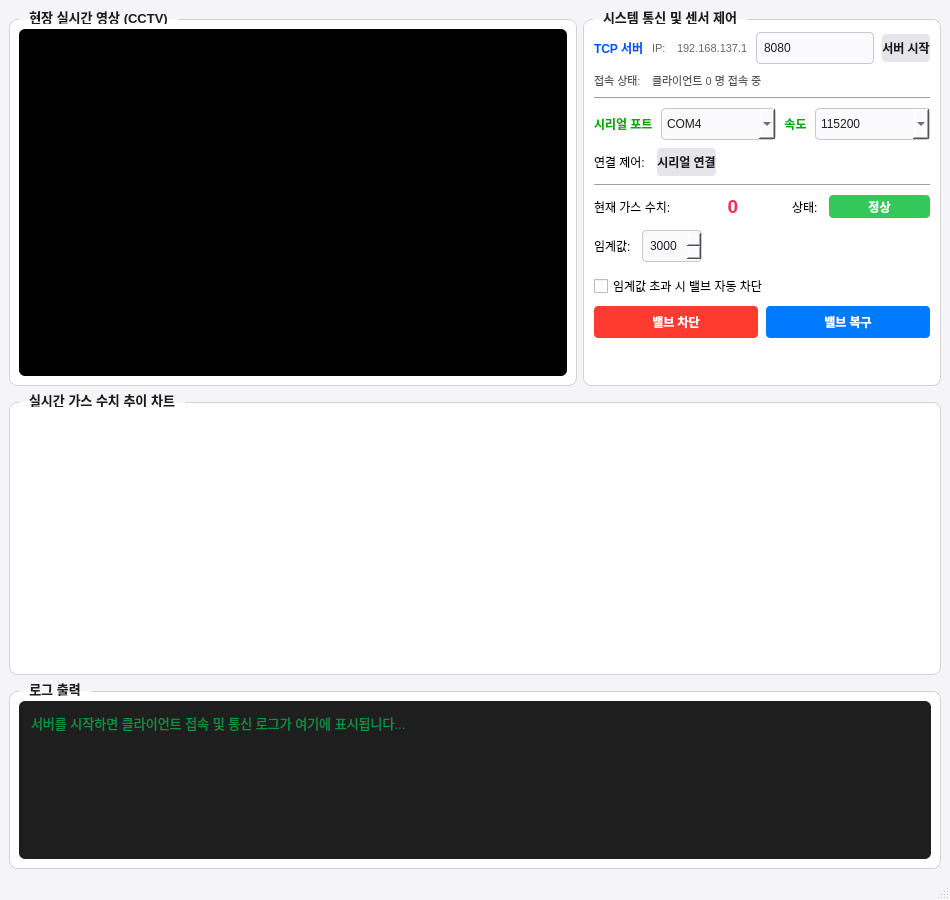
<?xml version="1.0" encoding="UTF-8"?>
<ui version="4.0">
 <class>MainWindow</class>
 <widget class="QMainWindow" name="MainWindow">
  <property name="geometry">
   <rect>
    <x>0</x>
    <y>0</y>
    <width>950</width>
    <height>900</height>
   </rect>
  </property>
  <property name="minimumSize">
   <size>
    <width>850</width>
    <height>800</height>
   </size>
  </property>
  <property name="windowTitle">
   <string>TcpMediaBridge - Server</string>
  </property>
  <property name="styleSheet">
   <string notr="true">/* 메인 배경 및 기본 폰트 설정 */
QMainWindow {
    background-color: #F5F5F7;
    font-family: &quot;Malgun Gothic&quot;, &quot;Segoe UI&quot;, sans-serif;
}

/* 그룹박스 헤더 및 테두리 스타일링 */
QGroupBox {
    font-weight: bold;
    font-size: 10pt;
    color: #1D1D1F;
    border: 1px solid #D2D2D7;
    border-radius: 8px;
    margin-top: 10px;
    background-color: #FFFFFF;
}

QGroupBox::title {
    subcontrol-origin: margin;
    subcontrol-position: top left;
    padding: 0 8px;
    left: 10px;
}

/* 입력 필드 공통 스타일 */
QLineEdit, QComboBox, QSpinBox {
    border: 1px solid #C7C7CC;
    border-radius: 4px;
    padding: 2px 5px;
    background-color: #FAFAFC;
    color: #1D1D1F;
}

QLineEdit:focus, QComboBox:focus, QSpinBox:focus {
    border: 1px solid #007AFF;
    background-color: #FFFFFF;
}

/* 버튼 일반 기본 스타일 */
QPushButton {
    background-color: #E5E5EA;
    border: none;
    border-radius: 4px;
    color: #1D1D1F;
    font-weight: bold;
}

QPushButton:hover {
    background-color: #D1D1D6;
}

QPushButton:pressed {
    background-color: #C7C7CC;
}</string>
  </property>
  <widget class="QWidget" name="centralwidget">
   <layout class="QVBoxLayout" name="verticalLayout_4">
    <item>
     <layout class="QVBoxLayout" name="verticalLayout" stretch="4,3,2">
      <item>
       <layout class="QHBoxLayout" name="horizontalLayout_5" stretch="1,0">
        <item>
         <widget class="QGroupBox" name="gbCctv">
          <property name="sizePolicy">
           <sizepolicy hsizetype="Expanding" vsizetype="Expanding">
            <horstretch>0</horstretch>
            <verstretch>0</verstretch>
           </sizepolicy>
          </property>
          <property name="title">
           <string>현장 실시간 영상 (CCTV)</string>
          </property>
          <layout class="QVBoxLayout" name="verticalLayout_2">
           <item>
            <widget class="QLabel" name="lblCameraPreview">
             <property name="sizePolicy">
              <sizepolicy hsizetype="Expanding" vsizetype="Expanding">
               <horstretch>0</horstretch>
               <verstretch>0</verstretch>
              </sizepolicy>
             </property>
             <property name="minimumSize">
              <size>
               <width>0</width>
               <height>0</height>
              </size>
             </property>
             <property name="styleSheet">
              <string notr="true">background-color: #000000;
border-radius: 6px;</string>
             </property>
             <property name="text">
              <string/>
             </property>
             <property name="scaledContents">
              <bool>false</bool>
             </property>
             <property name="alignment">
              <set>Qt::AlignmentFlag::AlignCenter</set>
             </property>
            </widget>
           </item>
          </layout>
         </widget>
        </item>
        <item>
         <widget class="QGroupBox" name="gbControl">
          <property name="maximumSize">
           <size>
            <width>380</width>
            <height>16777215</height>
           </size>
          </property>
          <property name="title">
           <string>시스템 통신 및 센서 제어</string>
          </property>
          <layout class="QVBoxLayout" name="verticalLayout_3">
           <property name="spacing">
            <number>8</number>
           </property>
           <property name="leftMargin">
            <number>10</number>
           </property>
           <property name="topMargin">
            <number>12</number>
           </property>
           <property name="rightMargin">
            <number>10</number>
           </property>
           <property name="bottomMargin">
            <number>10</number>
           </property>
           <item>
            <layout class="QHBoxLayout" name="horizontalLayout_2" stretch="0,0,0,0,0">
             <item>
              <widget class="QLabel" name="lblTcpServer">
               <property name="styleSheet">
                <string notr="true">color: #0055FF; font-weight: bold;</string>
               </property>
               <property name="text">
                <string>TCP 서버</string>
               </property>
              </widget>
             </item>
             <item>
              <widget class="QLabel" name="label">
               <property name="styleSheet">
                <string notr="true">color: #666666; font-size: 8.5pt;</string>
               </property>
               <property name="text">
                <string>IP: </string>
               </property>
              </widget>
             </item>
             <item>
              <widget class="QLabel" name="lblServerIp">
               <property name="styleSheet">
                <string notr="true">color: #666666; font-size: 8.5pt;</string>
               </property>
               <property name="text">
                <string>192.168.137.1</string>
               </property>
              </widget>
             </item>
             <item>
              <widget class="QLineEdit" name="lePort">
               <property name="sizePolicy">
                <sizepolicy hsizetype="Preferred" vsizetype="Fixed">
                 <horstretch>0</horstretch>
                 <verstretch>0</verstretch>
                </sizepolicy>
               </property>
               <property name="maximumSize">
                <size>
                 <width>16777215</width>
                 <height>16777215</height>
                </size>
               </property>
               <property name="styleSheet">
                <string notr="true">maximumWidth: 60px; height: 26px; AlignCenter</string>
               </property>
               <property name="text">
                <string>8080</string>
               </property>
               <property name="placeholderText">
                <string>포트 번호</string>
               </property>
              </widget>
             </item>
             <item>
              <widget class="QPushButton" name="btnStartServer">
               <property name="minimumSize">
                <size>
                 <width>0</width>
                 <height>0</height>
                </size>
               </property>
               <property name="maximumSize">
                <size>
                 <width>16777215</width>
                 <height>16777215</height>
                </size>
               </property>
               <property name="styleSheet">
                <string notr="true">height: 28px; font-weight: bold;</string>
               </property>
               <property name="text">
                <string>서버 시작</string>
               </property>
              </widget>
             </item>
            </layout>
           </item>
           <item>
            <layout class="QHBoxLayout" name="horizontalLayout_8" stretch="0,1">
             <item>
              <widget class="QLabel" name="label_2">
               <property name="styleSheet">
                <string notr="true">color: #555555; font-size: 8.5pt;</string>
               </property>
               <property name="text">
                <string>접속 상태: </string>
               </property>
              </widget>
             </item>
             <item>
              <widget class="QLabel" name="lblClientCount">
               <property name="styleSheet">
                <string notr="true">color: #555555; font-size: 8.5pt;</string>
               </property>
               <property name="text">
                <string>클라이언트 0 명 접속 중</string>
               </property>
              </widget>
             </item>
            </layout>
           </item>
           <item>
            <widget class="Line" name="line">
             <property name="styleSheet">
              <string notr="true">color: #E0E0E0;</string>
             </property>
             <property name="orientation">
              <enum>Qt::Orientation::Horizontal</enum>
             </property>
            </widget>
           </item>
           <item>
            <layout class="QHBoxLayout" name="horizontalLayout_9" stretch="0,1,0,1">
             <item>
              <widget class="QLabel" name="lblSerialPort">
               <property name="styleSheet">
                <string notr="true">color: #00AA00; font-weight: bold;</string>
               </property>
               <property name="text">
                <string>시리얼 포트</string>
               </property>
              </widget>
             </item>
             <item>
              <widget class="QComboBox" name="cbPortList">
               <property name="styleSheet">
                <string notr="true">height: 26px;</string>
               </property>
               <property name="currentText">
                <string>COM4</string>
               </property>
               <property name="currentIndex">
                <number>3</number>
               </property>
               <item>
                <property name="text">
                 <string>COM1</string>
                </property>
               </item>
               <item>
                <property name="text">
                 <string>COM2</string>
                </property>
               </item>
               <item>
                <property name="text">
                 <string>COM3</string>
                </property>
               </item>
               <item>
                <property name="text">
                 <string>COM4</string>
                </property>
               </item>
               <item>
                <property name="text">
                 <string>COM5</string>
                </property>
               </item>
               <item>
                <property name="text">
                 <string>COM6</string>
                </property>
               </item>
               <item>
                <property name="text">
                 <string>COM7</string>
                </property>
               </item>
               <item>
                <property name="text">
                 <string>COM8</string>
                </property>
               </item>
               <item>
                <property name="text">
                 <string>COM9</string>
                </property>
               </item>
               <item>
                <property name="text">
                 <string>COM10</string>
                </property>
               </item>
              </widget>
             </item>
             <item>
              <widget class="QLabel" name="label_5">
               <property name="styleSheet">
                <string notr="true">color: #00AA00; font-weight: bold;</string>
               </property>
               <property name="text">
                <string>속도</string>
               </property>
               <property name="alignment">
                <set>Qt::AlignmentFlag::AlignCenter</set>
               </property>
              </widget>
             </item>
             <item>
              <widget class="QComboBox" name="cbBaudRate">
               <property name="styleSheet">
                <string notr="true">height: 26px;</string>
               </property>
               <property name="currentIndex">
                <number>1</number>
               </property>
               <item>
                <property name="text">
                 <string>9600</string>
                </property>
               </item>
               <item>
                <property name="text">
                 <string>115200</string>
                </property>
               </item>
              </widget>
             </item>
            </layout>
           </item>
           <item>
            <layout class="QHBoxLayout" name="horizontalLayout" stretch="0,0,0">
             <item>
              <widget class="QLabel" name="label_4">
               <property name="text">
                <string>연결 제어: </string>
               </property>
              </widget>
             </item>
             <item>
              <widget class="QPushButton" name="btnSerialConnect">
               <property name="styleSheet">
                <string notr="true">height: 28px; font-weight: bold;</string>
               </property>
               <property name="text">
                <string>시리얼 연결</string>
               </property>
              </widget>
             </item>
             <item>
              <spacer name="horizontalSpacer_2">
               <property name="orientation">
                <enum>Qt::Orientation::Horizontal</enum>
               </property>
               <property name="sizeHint" stdset="0">
                <size>
                 <width>40</width>
                 <height>20</height>
                </size>
               </property>
              </spacer>
             </item>
            </layout>
           </item>
           <item>
            <widget class="Line" name="line_2">
             <property name="styleSheet">
              <string notr="true">color: #E0E0E0;</string>
             </property>
             <property name="orientation">
              <enum>Qt::Orientation::Horizontal</enum>
             </property>
            </widget>
           </item>
           <item>
            <layout class="QHBoxLayout" name="horizontalLayout_3" stretch="0,1,0,1">
             <item>
              <widget class="QLabel" name="lblGas">
               <property name="text">
                <string>현재 가스 수치: </string>
               </property>
              </widget>
             </item>
             <item>
              <widget class="QLabel" name="lblGasVal">
               <property name="maximumSize">
                <size>
                 <width>16777199</width>
                 <height>16777215</height>
                </size>
               </property>
               <property name="styleSheet">
                <string notr="true">color: #FF2D55; font-size: 14pt; font-weight: bold; AlignRight</string>
               </property>
               <property name="text">
                <string>0</string>
               </property>
               <property name="alignment">
                <set>Qt::AlignmentFlag::AlignCenter</set>
               </property>
              </widget>
             </item>
             <item>
              <widget class="QLabel" name="lblStatus">
               <property name="text">
                <string>상태: </string>
               </property>
              </widget>
             </item>
             <item>
              <widget class="QLabel" name="lblStatusBadge">
               <property name="styleSheet">
                <string notr="true">background-color: #34C759; color: white; font-weight: bold; border-radius: 4px; fixedHeight: 26px; AlignCenter</string>
               </property>
               <property name="text">
                <string>정상</string>
               </property>
               <property name="alignment">
                <set>Qt::AlignmentFlag::AlignCenter</set>
               </property>
              </widget>
             </item>
            </layout>
           </item>
           <item>
            <layout class="QVBoxLayout" name="verticalLayout_6">
             <item>
              <layout class="QHBoxLayout" name="horizontalLayout_7" stretch="0,0,0">
               <item>
                <widget class="QLabel" name="lblThreshold">
                 <property name="text">
                  <string>임계값: </string>
                 </property>
                 <property name="alignment">
                  <set>Qt::AlignmentFlag::AlignLeading|Qt::AlignmentFlag::AlignLeft|Qt::AlignmentFlag::AlignVCenter</set>
                 </property>
                </widget>
               </item>
               <item>
                <widget class="QSpinBox" name="sbThreshold">
                 <property name="styleSheet">
                  <string notr="true">height: 26px;</string>
                 </property>
                 <property name="maximum">
                  <number>4095</number>
                 </property>
                 <property name="singleStep">
                  <number>50</number>
                 </property>
                 <property name="value">
                  <number>3000</number>
                 </property>
                </widget>
               </item>
               <item>
                <spacer name="horizontalSpacer">
                 <property name="orientation">
                  <enum>Qt::Orientation::Horizontal</enum>
                 </property>
                 <property name="sizeHint" stdset="0">
                  <size>
                   <width>20</width>
                   <height>40</height>
                  </size>
                 </property>
                </spacer>
               </item>
              </layout>
             </item>
             <item>
              <widget class="QCheckBox" name="chkAutoClose">
               <property name="text">
                <string>임계값 초과 시 밸브 자동 차단</string>
               </property>
               <property name="checked">
                <bool>false</bool>
               </property>
              </widget>
             </item>
            </layout>
           </item>
           <item>
            <layout class="QHBoxLayout" name="horizontalLayout_4">
             <item>
              <widget class="QPushButton" name="btnValveClose">
               <property name="styleSheet">
                <string notr="true">background-color: #FF3B30; color: white; height: 32px; border-radius: 4px; font-weight: bold;</string>
               </property>
               <property name="text">
                <string>밸브 차단</string>
               </property>
              </widget>
             </item>
             <item>
              <widget class="QPushButton" name="btnValveOpen">
               <property name="styleSheet">
                <string notr="true">background-color: #007AFF; color: white; height: 32px; border-radius: 4px; font-weight: bold;</string>
               </property>
               <property name="text">
                <string>밸브 복구</string>
               </property>
              </widget>
             </item>
            </layout>
           </item>
           <item>
            <spacer name="verticalSpacer">
             <property name="orientation">
              <enum>Qt::Orientation::Vertical</enum>
             </property>
             <property name="sizeHint" stdset="0">
              <size>
               <width>20</width>
               <height>40</height>
              </size>
             </property>
            </spacer>
           </item>
          </layout>
         </widget>
        </item>
       </layout>
      </item>
      <item>
       <widget class="QGroupBox" name="gbChart">
        <property name="sizePolicy">
         <sizepolicy hsizetype="Expanding" vsizetype="Expanding">
          <horstretch>0</horstretch>
          <verstretch>0</verstretch>
         </sizepolicy>
        </property>
        <property name="title">
         <string>실시간 가스 수치 추이 차트</string>
        </property>
        <layout class="QVBoxLayout" name="verticalLayout_8">
         <item>
          <widget class="QChartView" name="chartView" native="true">
           <property name="sizePolicy">
            <sizepolicy hsizetype="Expanding" vsizetype="Expanding">
             <horstretch>0</horstretch>
             <verstretch>0</verstretch>
            </sizepolicy>
           </property>
          </widget>
         </item>
        </layout>
       </widget>
      </item>
      <item>
       <widget class="QGroupBox" name="gbLog">
        <property name="sizePolicy">
         <sizepolicy hsizetype="Expanding" vsizetype="Preferred">
          <horstretch>0</horstretch>
          <verstretch>0</verstretch>
         </sizepolicy>
        </property>
        <property name="title">
         <string>로그 출력</string>
        </property>
        <layout class="QHBoxLayout" name="horizontalLayout_6">
         <item>
          <widget class="QTextEdit" name="teLog">
           <property name="minimumSize">
            <size>
             <width>0</width>
             <height>0</height>
            </size>
           </property>
           <property name="styleSheet">
            <string notr="true">background-color: #1E1E1E;
color: #00FF66;
font-family: 'Consolas', 'Cascadia Code', 'Courier New', monospace;
font-size: 9.5pt;
border-radius: 6px;
padding: 8px;</string>
           </property>
           <property name="readOnly">
            <bool>true</bool>
           </property>
           <property name="placeholderText">
            <string>서버를 시작하면 클라이언트 접속 및 통신 로그가 여기에 표시됩니다...</string>
           </property>
          </widget>
         </item>
        </layout>
       </widget>
      </item>
     </layout>
    </item>
   </layout>
  </widget>
  <widget class="QMenuBar" name="menubar">
   <property name="geometry">
    <rect>
     <x>0</x>
     <y>0</y>
     <width>950</width>
     <height>21</height>
    </rect>
   </property>
  </widget>
  <widget class="QStatusBar" name="statusbar"/>
 </widget>
 <customwidgets>
  <customwidget>
   <class>QChartView</class>
   <extends>QWidget</extends>
   <header location="global">QChartView</header>
   <container>1</container>
  </customwidget>
 </customwidgets>
 <resources/>
 <connections/>
</ui>
